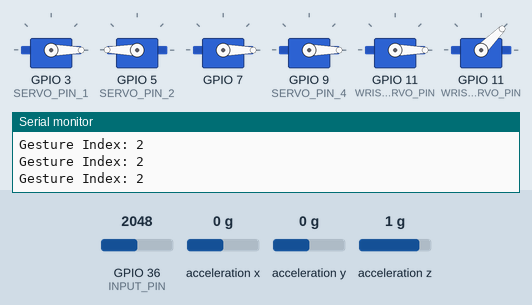
Simulated run of this sketch. Board: ESP32. On the bench: 6 × servo, the last lines printed to the serial monitor. Wiring (inferred from the names in the program): MPU-6050 motion sensor at I2C address 0x68. The test bench sets the inputs (shaded band); at power-on: acceleration z 1 g, GPIO 36 (INPUT_PIN) = 2048, acceleration x 0 g, acceleration y 0 g.

Above: at 1.2 s.
1.3 s: acceleration z set to 0 g
At 3.7 s:
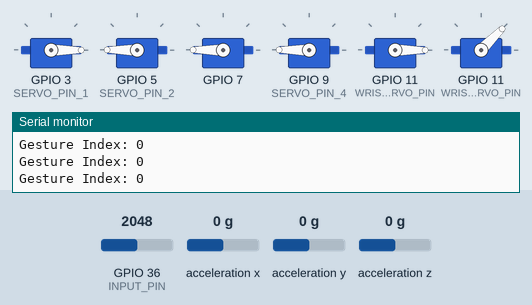
4.3 s: acceleration z set to -0.2 g
At 6.7 s:
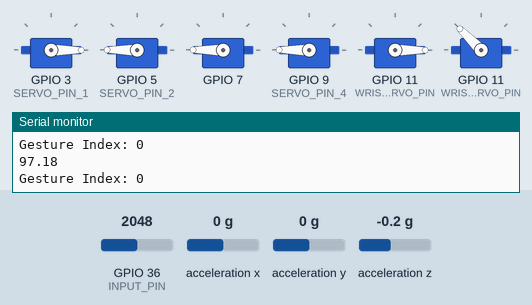
7.0 s: GPIO 36 (INPUT_PIN) set to 2749
10.0 s: GPIO 36 (INPUT_PIN) set to 2874
13.0 s: GPIO 36 (INPUT_PIN) set to 2140
16.0 s: GPIO 36 (INPUT_PIN) set to 2035
Timing chart, 0 to 18.5 s (numbered marks = the images above; inputs shaded):
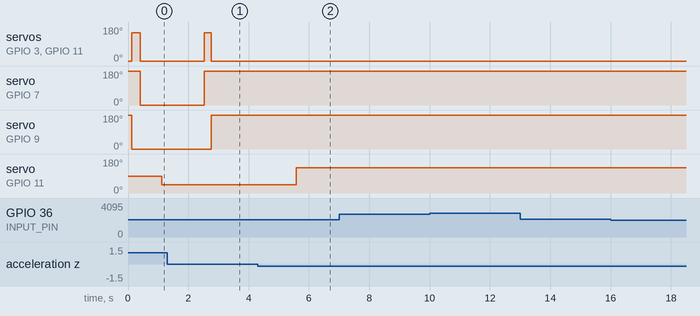

Measured:
- the behaviour switches between -0.1 and -0.2 g on acceleration z (found by bisection; images 1 and 2)
- after the input at 4.3 s, servo on GPIO 11 (WRIST_SERVO_PIN): 45° → 135° after 1.3 s

The sketch:

hand_motion.ino
```cpp
//some parts of this code are inspired by  https://github.com/upsidedownlabs/BioAmp-EXG-Pill
#if defined(ESP32)
  #include <ESP32Servo.h>
#else
  #include <Servo.h>
#endif

#include <Wire.h>

// === SERVO PINS ===
#define NUM_FINGER_SERVOS 5
#define SERVO_PIN_1 3   // thumb
#define SERVO_PIN_2 5
#define SERVO_PIN_3 6
#define SERVO_PIN_4 9
#define SERVO_PIN_5 10  // pinky
#define WRIST_SERVO_PIN 11
const int numDiscreteAngles = 3;
int discreteAngles[numDiscreteAngles] = {45,135,180};

Servo fingerServos[NUM_FINGER_SERVOS];
Servo wristServo;

// === EMG PARAMETERS ===
#define WINDOW_DURATION 200
#define NUM_SAMPLES 100
#define SAMPLE_RATE 500
#define BAUD_RATE 9600
#define INPUT_PIN A0
#define BUFFER_SIZE 128
#define EMG_MIN 2
#define EMG_MAX 10

float emgBuffer[NUM_SAMPLES];
unsigned long sampleInterval;
int circular_buffer[BUFFER_SIZE];
int data_index, sum;
int sampleCount = 0;

float Q = 0.006, R = 1, x = 0, P = 1, K = 0;
int gestureThresholds[4] = {150, 2000, 1050, 500}; // open, close, yoyo, victory

// === MPU6050 PARAMETERS ===
const int MPU_ADDR = 0x68;
int16_t accZ;
float angle;
const int sampleCountMPU = 10;
float angleBuffer[sampleCountMPU];
int bufferIndex = 0;
unsigned long lastSampleTimeMPU = 0;

// === EMG FUNCTIONS ===
int getEnvelop(int abs_emg) {
  sum -= circular_buffer[data_index];
  sum += abs_emg;
  circular_buffer[data_index] = abs_emg;
  data_index = (data_index + 1) % BUFFER_SIZE;
  return (sum / BUFFER_SIZE) * 2;
}

float EMGFilter(float input) {
  float output = input;
  {
    static float z1, z2;
    float x = output - 0.05159732 * z1 - 0.36347401 * z2;
    output = 0.01856301 * x + 0.03712602 * z1 + 0.01856301 * z2;
    z2 = z1;
    z1 = x;
  }
  {
    static float z1, z2;
    float x = output - -0.53945795 * z1 - 0.39764934 * z2;
    output = 1.00000000 * x + -2.00000000 * z1 + 1.00000000 * z2;
    z2 = z1;
    z1 = x;
  }
  {
    static float z1, z2;
    float x = output - 0.47319594 * z1 - 0.70744137 * z2;
    output = 1.00000000 * x + 2.00000000 * z1 + 1.00000000 * z2;
    z2 = z1;
    z1 = x;
  }
  {
    static float z1, z2;
    float x = output - -1.00211112 * z1 - 0.74520226 * z2;
    output = 1.00000000 * x + -2.00000000 * z1 + 1.00000000 * z2;
    z2 = z1;
    z1 = x;
  }
  return output;
}

// === MPU FUNCTIONS ===
int16_t readAccZ() {
  Wire.beginTransmission(MPU_ADDR);
  Wire.write(0x3F); // ACCEL_ZOUT_H
  Wire.endTransmission(false);
  Wire.requestFrom(MPU_ADDR, 2, true);
  return Wire.read() << 8 | Wire.read();
}

// === SETUP ===
void setup() {
  Serial.begin(BAUD_RATE);
  Wire.begin();

  // Wake up MPU6050
  Wire.beginTransmission(MPU_ADDR);
  Wire.write(0x6B);
  Wire.write(0);
  Wire.endTransmission(true);

  for (int i = 0; i < NUM_FINGER_SERVOS; i++) {
    fingerServos[i].attach(SERVO_PIN_1 + 2 * i); // spacing by pin number
  }

  wristServo.attach(WRIST_SERVO_PIN);
  sampleInterval = WINDOW_DURATION / NUM_SAMPLES;
}

// === MAIN LOOP ===
void loop() {
  handleMPU();
  handleEMG();
}

// === HANDLE MPU SERVO ===
void handleMPU() {
  unsigned long currentTime = millis();
  if (currentTime - lastSampleTimeMPU >= 100) {
    lastSampleTimeMPU = currentTime;

    accZ = readAccZ();
    angle = (float)(accZ - 14000) * 180.0 / (-18000 - 14000);
    angle = constrain(angle, 0, 180);

    angleBuffer[bufferIndex++] = angle;

    if (bufferIndex >= sampleCountMPU) {
      float sum = 0;
      for (int i = 0; i < sampleCountMPU; i++) sum += angleBuffer[i];
      float meanAngle = sum / sampleCountMPU;

      // === Snap to closest predefined angle ===
      int closestAngle = discreteAngles[0];
      int minDiff = abs(meanAngle - discreteAngles[0]);
      for (int i = 1; i < numDiscreteAngles; i++) {
        int diff = abs(meanAngle - discreteAngles[i]);
        if (diff < minDiff) {
          minDiff = diff;
          closestAngle = discreteAngles[i];
        }
      }
      Serial.println(meanAngle);

      wristServo.write(closestAngle);
      bufferIndex = 0;
    }
  }
}


// === HANDLE EMG TO FINGER CONTROL ===
void handleEMG() {
  static unsigned long pastMicros = 0;
  unsigned long nowMicros = micros();
  unsigned long interval = nowMicros - pastMicros;
  pastMicros = nowMicros;

  static long timer = 0;
  timer -= interval;

  if (timer < 0) {
    timer += 1000000 / SAMPLE_RATE;
    int sensor_value = analogRead(INPUT_PIN);
    float signal = EMGFilter(sensor_value);
    int envelop = getEnvelop(abs(signal));
    int servo_position = map(envelop, EMG_MIN, EMG_MAX, 0, 180);

    float x_pred = x;
    float P_pred = P + Q;

    K = P_pred / (P_pred + R);
    x = x_pred + K * (servo_position - x_pred);
    P = (1 - K) * P_pred;

    int meanEMG = x;
    int closest = 2000, gestureIndex = 0;
    for (int t = 0; t < 4; t++) {
      int diff = abs(gestureThresholds[t] - meanEMG);
      if (diff < closest) {
        closest = diff;
        gestureIndex = t;
      }
    }

    switch (gestureIndex) {
      case 0: // open
        fingerServos[0].write(0);
        fingerServos[1].write(180);
        fingerServos[2].write(180);
        fingerServos[3].write(180);
        fingerServos[4].write(0);
        break;
      case 1: // close
        fingerServos[0].write(150);
        fingerServos[1].write(0);
        fingerServos[2].write(0);
        fingerServos[3].write(0);
        fingerServos[4].write(130);
        break;
      case 2: // yoyo
        fingerServos[0].write(0);
        fingerServos[1].write(180);
        fingerServos[2].write(0);
        fingerServos[3].write(0);
        fingerServos[4].write(0);
        break;
      case 3: // victory
        fingerServos[0].write(150);
        fingerServos[1].write(180);
        fingerServos[2].write(180);
        fingerServos[3].write(0);
        fingerServos[4].write(150);
        break;
    }

    Serial.print("Gesture Index: ");
    Serial.println(gestureIndex);
  }
}
```
